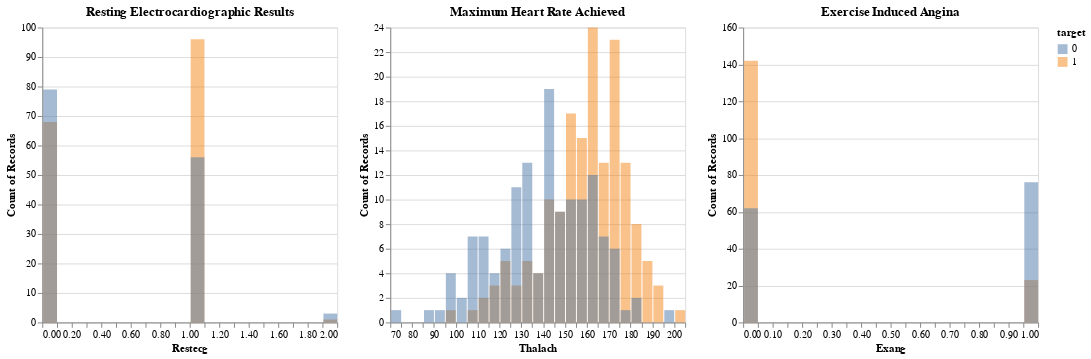

Source (notebook cell):
### Code cell
plots[6]|plots[7]|plots[8]

### Figure 1 — Vega-Lite specification as saved in the notebook (floating-point values rounded to 4 significant figures; data arrays with more than 128 entries replaced by an {"elided": "..."} marker saying what was removed)
{"$schema": "https://vega.github.io/schema/vega-lite/v3.4.0.json", "config": {"mark": {"tooltip": null}, "view": {"height": 300, "width": 400}}, "data": {"name": "data-a24de27fcaca3464660850dd7c56a142"}, "datasets": {"data-a24de27fcaca3464660850dd7c56a142": {"elided": "303 records"}}, "hconcat": [{"encoding": {"color": {"field": "target", "type": "nominal"}, "x": {"bin": {"maxbins": 30}, "field": "restecg", "title": "Restecg", "type": "quantitative"}, "y": {"aggregate": "count", "stack": null, "type": "quantitative"}}, "mark": {"opacity": 0.5, "type": "bar"}, "title": "Resting Electrocardiographic Results", "width": 300}, {"encoding": {"color": {"field": "target", "type": "nominal"}, "x": {"bin": {"maxbins": 30}, "field": "thalach", "title": "Thalach", "type": "quantitative"}, "y": {"aggregate": "count", "stack": null, "type": "quantitative"}}, "mark": {"opacity": 0.5, "type": "bar"}, "title": "Maximum Heart Rate Achieved", "width": 300}, {"encoding": {"color": {"field": "target", "type": "nominal"}, "x": {"bin": {"maxbins": 30}, "field": "exang", "title": "Exang", "type": "quantitative"}, "y": {"aggregate": "count", "stack": null, "type": "quantitative"}}, "mark": {"opacity": 0.5, "type": "bar"}, "title": "Exercise Induced Angina", "width": 300}]}
